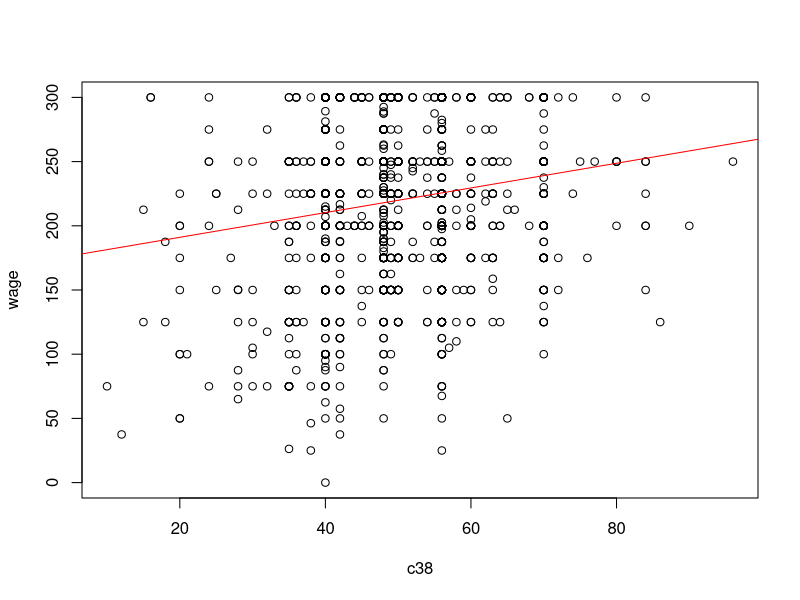

R code for this plot: (Note: this script raises an error after producing the figure.)
#tai cac packages
install.packages("ggplot2")
install.packages("dplyr")
install.packages("broom")

#tai cac libraries
library(ggplot2)
library(dplyr)
library(tidyr)
library(broom)
library(haven)

#doc file regression
df <- read_dta("Regression.dta")
View(df)

#phan tich tuong quan
cov(df$c38, df$wage, method ="pearson")
cor(df$c38, df$wage, method ="pearson")
plot(df$c38, df$wage, xlab = "c38", ylab = "wage")
abline(lm(wage~c38, data= df), col = "Red")

#linear regression 1 sample
reg1 <- lm(wage ~ c38, data = df)
reg1
model1 <- lm(df$wage ~ df$c38)
summary(model1)

#linear reg for multiple 
dt = sort(sample(nrow(regression),nrow(regression)*.5))
df1 <- regression[dt,]
df2 <- regression[-dt,]

dim(df1)
dim(df2)

model2 <- lm(df1$wage ~ df1$c38)
model3 <- lm(df2$wage ~ df2$c38)
plot(df1$c38, df1$wage, xlab = "c38", ylab = "wage")
abline(lm(wage~c38, data= df1), col = "Blue")
plot(df2$c38, df2$wage, xlab = "c38", ylab = "wage")
abline(lm(wage~c38, data= df2), col = "Green")